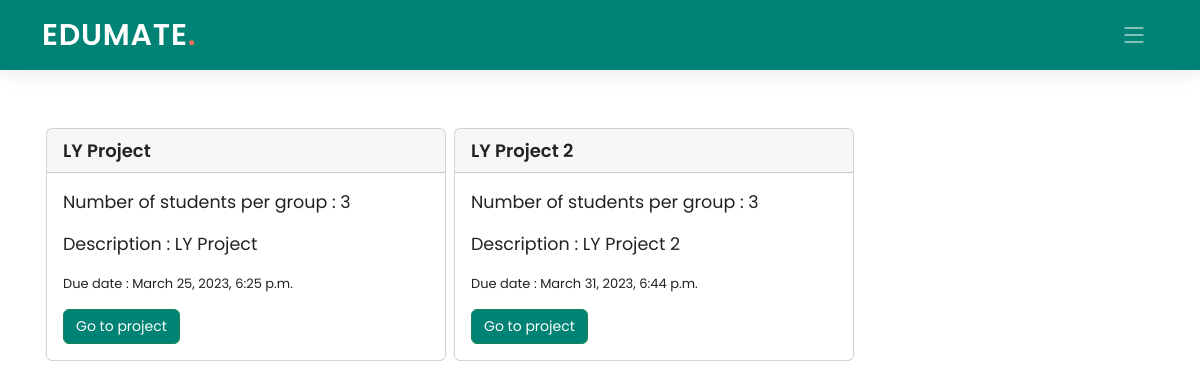
Screenshot of /student/1/classroom/PPJ8YI/porjecttrack/ with the database file from the repository.
### Teacher/models.py (models this page shows, shortened)
class Project(models.Model):
    pro_id = models.AutoField(primary_key=True)
    class_code = models.ForeignKey(ClassTeachers, on_delete=models.CASCADE, blank=True, null=True)
    proj_name = models.CharField(max_length=100)
    proj_desc = models.CharField(max_length=300)
    proj_due = models.DateTimeField(default=datetime.now)
    prog_check = models.CharField(max_length=500)
    num_studs = models.IntegerField(default=2)
    class Meta:
        db_table = "Project"

### Student/views.py (the view)
# urls.py: path('classroom/<pk2>/porjecttrack/', views.projecttrack, name='sporjecttrack'),
def projecttrack(request, pk, pk2):
    projects = Project.objects.filter(class_code=pk2)
    return render(request, 'Student/projecttrack.html', {'pk': pk, 'pk2': pk2, 'projects': projects})

### Student/templates/Student/projecttrack.html (shortened to what this page needs)
{% extends './base_student.html' %}
{% load static %}
{% block navbar %}
  <header id="header" class="header d-flex align-items-center">
    <div class="container-fluid container-xl d-flex align-items-center justify-content-between">
      <a href="#" class="logo d-flex align-items-center">
        <h1>EDUMATE<span>.</span></h1>
      </a>
      <i class="mobile-nav-toggle mobile-nav-show bi bi-list"></i>
    </div>
  </header>
  {% endblock navbar %}
{% block content %}
<br><br>
<div class="container ">
  <div class="container" >
      <br>
      <div class="row">
      {% for i in projects %}
        <div class="card my-2 mx-1 col-md-4" style="width: 25rem; padding:0px;">
          <div class="card-header">
            <div style="font-weight: 600; font-size: 18px">
              {{ i.proj_name }}
            </div>
          </div>
          <div class="card-body">
            <blockquote class="blockquote mb-0">
              <p><small>Number of students per group : {{ i.num_studs }}</small></p>
              <p><small>Description : {{ i.proj_desc }}</small></p>
              <p><small style = "font-size: 13px">Due date : {{ i.proj_due }}</small></p>
              <a class="btn btn-success" href="{% url 'single_project' pk=pk pk2=pk2 pk3=i.pro_id %}" class="card-link"><small>Go to project</small></a>
            </blockquote>
          </div>
        </div>
      {% endfor %}
    </div>
    <br>
    </div>
    </div>
{% endblock content %}

### Edumate_app/static/Edumate_app/assets/css/index.css (style rules this page uses)
:root { --font-default: "Open Sans", system-ui, -apple-system, "Segoe UI", Roboto, "Helvetica Neue", Arial, "Noto Sans", "Liberation Sans", sans-serif, "Apple Color Emoji", "Segoe UI Emoji", "Segoe UI Symbol", "Noto Color Emoji"; --font-primary: "Poppins", sans-serif; --font-secondary: "Poppins", sans-serif; }
:root { --color-default: #222222; --color-primary: #008374; --color-secondary: #f85a40; }
:root { scroll-behavior: smooth; }
body { font-family: var(--font-primary); color: var(--color-default); }
a { color: var(--color-primary); text-decoration: none; }
h1, h2, h3, h4, h5, h6 { font-family: var(--font-primary); }
.header { z-index: 997; height: 90px; background-color: var(--color-primary); }
.header.sticked { position: fixed; top: 0; right: 0; left: 0; height: 70px; box-shadow: 0px 2px 20px rgba(0, 0, 0, 0.1); }
.header .logo h1 { font-size: 30px; margin: 0; font-weight: 600; letter-spacing: 0.8px; color: #fff; font-family: var(--font-primary); }
.header .logo h1 span { color: #f96f59; }
@media (max-width: 1279px) { .mobile-nav-show { color: rgba(255, 255, 255, 0.6); font-size: 28px; cursor: pointer; line-height: 0; transition: 0.5s; z-index: 9999; margin-right: 10px; } }

### Student/templates/Student/projecttrack.html (style rules this page uses)
.btn-success, .btn-success:active, .btn-success:visited { background-color: #008374 !important; }

### rows the page displays
Project: proj_name "LY Project", num_studs "3", proj_desc "LY Project", proj_due "March 25, 2023, 6:25 p.m."
Project: proj_name "LY Project 2", num_studs "3", proj_desc "LY Project 2", proj_due "March 31, 2023, 6:44 p.m."
